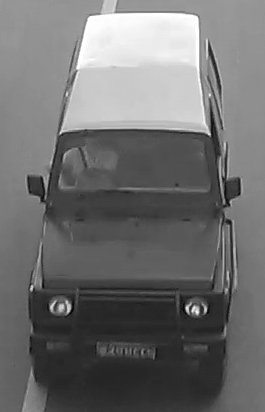
#> input picture data/yolo_data/train/images/(1003).jpg, 265 x 412 px
$ python -i utils.py   (imports and definitions only)
#> lines starting #> are read from the running program, lines starting #| are printed output that depends on the picture
#> further down, picture is the input picture: shape (412, 265, 3); min 1, max 255, mean 110.8
import cv2
import numpy as np
import os
from datetime import datetime

def apply_clahe(img: np.ndarray) -> np.ndarray:
    """
    Apply Contrast Limited Adaptive Histogram Equalization for night vision/low light.
    """
    lab = cv2.cvtColor(img, cv2.COLOR_BGR2LAB)
#> lab: shape (412, 265, 3); mean of channels 0, 1, 2 116.9, 128, 128
    l, a, b = cv2.split(lab)
#> a: shape (412, 265); every value is 128
    clahe = cv2.createCLAHE(clipLimit=3.0, tileGridSize=(8,8))
    cl = clahe.apply(l)
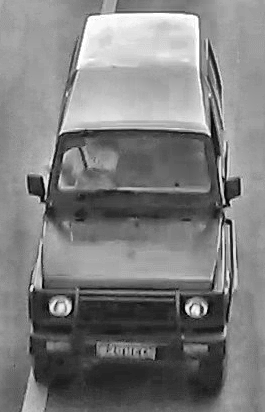
#> cl: shape (412, 265); min 1, max 255, mean 125.7
    limg = cv2.merge((cl,a,b))
#> limg: shape (412, 265, 3); mean of channels 0, 1, 2 125.7, 128, 128
    return cv2.cvtColor(limg, cv2.COLOR_LAB2BGR)

# [86 lines left out: functions draw_info, get_plate_corners, order_points, perspective_correction, save_crop, not called in this run]

>>> import cv2
>>> picture = cv2.imread('../data/yolo_data/train/images/(1003).jpg')
>>> result = apply_clahe(picture)

$ run again, on data/yolo_data/train/images/(1019).jpg
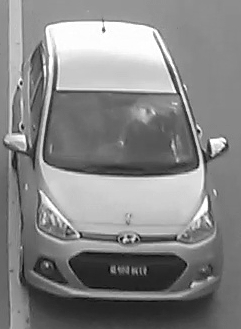
#> input picture data/yolo_data/train/images/(1019).jpg, 241 x 329 px
#> picture is the input picture: shape (329, 241, 3); min 3, max 255, mean 133.3
#> lab: shape (329, 241, 3); mean of channels 0, 1, 2 139.9, 128, 128
#> a: shape (329, 241); every value is 128
#> in apply_clahe, `cl = clahe.apply(l)`:
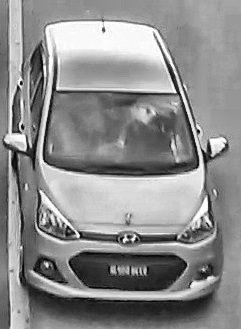
#> cl: shape (329, 241); min 1, max 255, mean 139.6
#> limg: shape (329, 241, 3); mean of channels 0, 1, 2 139.6, 128, 128

$ run again, on data/yolo_data/train/images/(1020).jpg
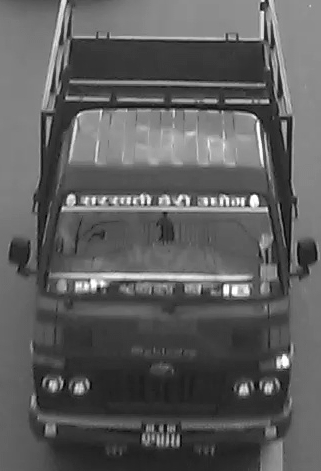
#> input picture data/yolo_data/train/images/(1020).jpg, 321 x 471 px
#> picture is the input picture: shape (471, 321, 3); min 3, max 255, mean 93.1
#> lab: shape (471, 321, 3); mean of channels 0, 1, 2 99.3, 128, 128
#> a: shape (471, 321); every value is 128
#> in apply_clahe, `cl = clahe.apply(l)`:
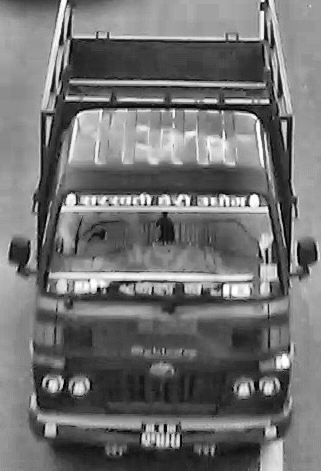
#> cl: shape (471, 321); min 1, max 255, mean 113.5
#> limg: shape (471, 321, 3); mean of channels 0, 1, 2 113.5, 128, 128

$ run again, on data/yolo_data/train/images/(1104).jpg
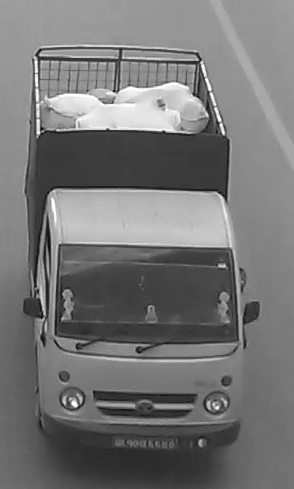
#> input picture data/yolo_data/train/images/(1104).jpg, 294 x 489 px
#> picture is the input picture: shape (489, 294, 3); min 7, max 255, mean 117.1
#> lab: shape (489, 294, 3); mean of channels 0, 1, 2 124.1, 128, 128
#> a: shape (489, 294); every value is 128
#> in apply_clahe, `cl = clahe.apply(l)`:
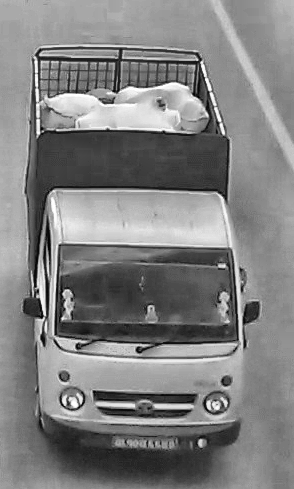
#> cl: shape (489, 294); min 1, max 255, mean 128.6
#> limg: shape (489, 294, 3); mean of channels 0, 1, 2 128.6, 128, 128
